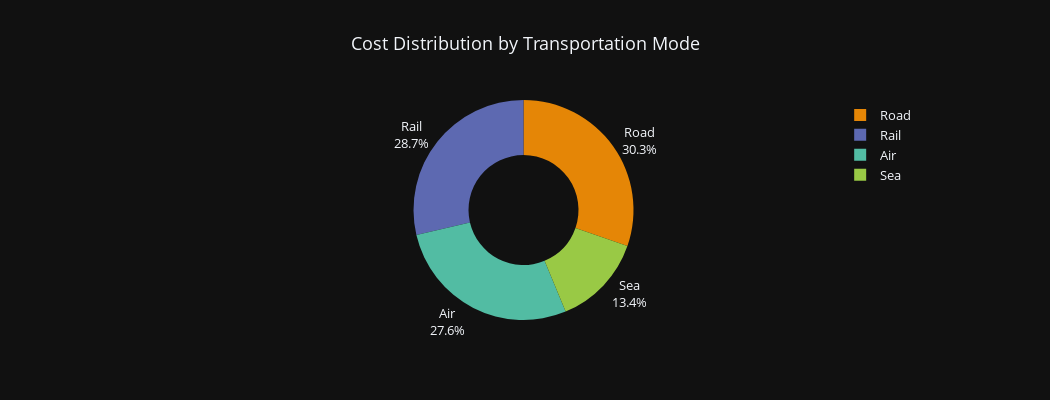

Notebook code cell kept with this figure:
### Markdown cell above
<b> In one of the above visualizations, we discovered that Carrier B helps the company in more revenue. It is also the most costly Carrier among the three. Now let’s have a look at the cost distribution by transportation mode: </b>

### Code cell
transportation_chart = px.pie(df, 
                              values='costs', 
                              names='transportation_modes', 
                              title='Cost Distribution by Transportation Mode',
                              hole=0.5,
                              color_discrete_sequence=px.colors.qualitative.Vivid)

transportation_chart.update_layout(template='plotly_dark',
                  font=dict(size=13),
                  height=400,
                  width=1050,
                  title_x=0.5,)

transportation_chart.update_traces(textposition='outside', textinfo='percent+label')

transportation_chart.show()

### Figure 1 — Plotly figure (JSON) as saved in the notebook; plotly's stock layout.template omitted (floating-point values rounded to 4 significant figures)
{"data": [{"domain": {"x": [0, 1], "y": [0, 1]}, "hole": 0.5, "hovertemplate": "transportation_modes=%{label}<br>costs=%{value}<extra></extra>", "labels": ["Road", "Road", "Air", "Rail", "Air", "Road", "Sea", "Road", "Sea", "Rail", "Road", "Air", "Road", "Road", "Air", "Sea", "Air", "Air", "Sea", "Road", "Air", "Air", "Rail", "Rail", "Air", "Road", "Rail", "Sea", "Air", "Road", "Road", "Rail", "Road", "Sea", "Road", "Sea", "Air", "Sea", "Air", "Air", "Road", "Sea", "Road", "Air", "Rail", "Rail", "Road", "Rail", "Rail", "Rail", "Rail", "Road", "Air", "Air", "Road", "Sea", "Air", "Rail", "Road", "Air", "Rail", "Air", "Sea", "Sea", "Air", "Rail", "Road", "Sea", "Rail", "Air", "Road", "Road", "Rail", "Road", "Rail", "Air", "Rail", "Road", "Sea", "Air", "Sea", "Rail", "Road", "Road", "Air", "Road", "Rail", "Sea", "Sea", "Rail", "Rail", "Rail", "Rail", "Air", "Rail", "Air", "Road", "Road", "Rail", "Rail"], "legendgroup": "", "name": "", "showlegend": true, "textinfo": "percent+label", "textposition": "outside", "type": "pie", "values": [187.8, 503.1, 141.9, 254.8, 923.4, 235.5, 134.4, 802.1, 505.6, 995.9, 806.1, 126.7, 403.0, 547.2, 929.2, 127.9, 865.5, 670.9, 593.5, 477.3, 493.9, 523.4, 205.6, 196.3, 758.7, 458.5, 617.9, 762.5, 123.4, 764.9, 880.1, 609.4, 761.2, 371.3, 510.4, 553.4, 403.8, 183.9, 339.7, 653.7, 529.8, 275.5, 635.7, 716.0, 610.5, 495.3, 380.4, 581.6, 768.7, 336.9, 496.2, 695.0, 602.9, 750.7, 814.1, 323.0, 832.2, 482.2, 110.4, 312.6, 430.2, 164.4, 320.8, 687.3, 771.2, 555.9, 393.8, 169.3, 299.7, 207.7, 183.3, 405.2, 677.9, 866.5, 341.6, 873.1, 997.4, 852.6, 323.6, 351.5, 787.8, 276.8, 590.0, 683.0, 465.5, 842.7, 264.3, 879.4, 103.9, 517.5, 990.1, 996.8, 230.1, 823.5, 846.7, 778.9, 188.7, 540.1, 882.2, 210.7]}], "layout": {"font": {"size": 13}, "height": 400, "legend": {"tracegroupgap": 0}, "piecolorway": ["rgb(229, 134, 6)", "rgb(93, 105, 177)", "rgb(82, 188, 163)", "rgb(153, 201, 69)", "rgb(204, 97, 176)", "rgb(36, 121, 108)", "rgb(218, 165, 27)", "rgb(47, 138, 196)", "rgb(118, 78, 159)", "rgb(237, 100, 90)", "rgb(165, 170, 153)"], "title": {"text": "Cost Distribution by Transportation Mode", "x": 0.5}, "width": 1050}}
